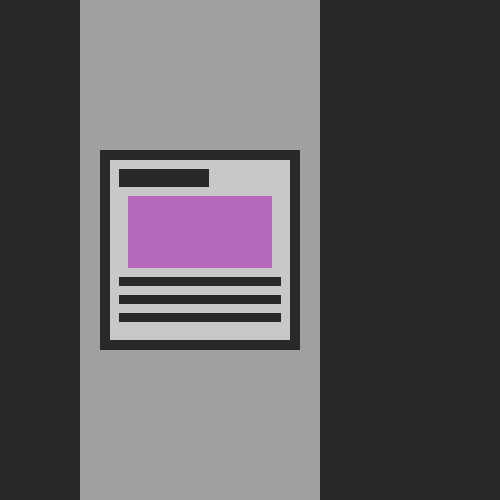
Frame 1 (no input)
Frame 60 (no input): identical to frame 1, image omitted
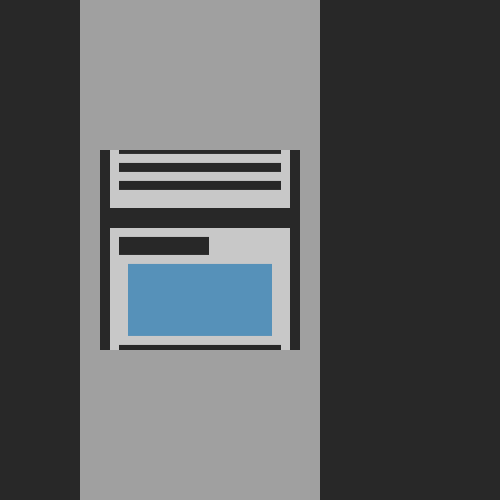
Frame 120 (the mouse pressed at the canvas centre since frame 60)

The p5.js sketch that drew these frames (run headless with seeded random() and noise() and a simulated clock; from frame 60 on, the mouse is pressed at the canvas centre):

// p5.js sketch
// ── sketch.js
var pv;
var numProducts=8;

function setup() {
  createCanvas(500,500);
  pv=new ProductViewer(100,150,200,200,numProducts);
}

function draw() {
  background(40);
  pv.show();
  pv.run();
}

function mousePressed(){
  var np=floor(random(numProducts));
  pv.selectProduct(np);
}

function ProductViewer(x,y,w,h,n){
  var products=[];
  var currentProduct=0;
  var targetOffset=0;
  var currentOffset=0;
  var maskG=createGraphics(width, height);
  maskG.fill(255);
  maskG.noStroke();
  maskG.rect(x,0,w,y);
  maskG.rect(x,y+h,w,height);
  maskG.rect(x-w*0.1,0,w*0.1,height);
  maskG.rect(x+w*1.1,0,w*0.1,height);
  var cover=maskG.get();

  for(var i=0; i<n; i++){
    products.push(new Product(w));
  }

  this.selectProduct=function(sel){
    currentProduct=sel;
    targetOffset=(sel*w);
  };

  this.run=function(){
    currentOffset+=(targetOffset-currentOffset)/20;
  };

  this.show=function(){
    imageMode(CENTER);
    products.forEach(function(p,i){
      image(p.img,x+w/2,y-currentOffset+(i+0.5)*w,w*0.9,w*0.9);
    })
    // image(cover,0,0);
    fill(160);
    noStroke();
    rect(x,0,w,y);
    rect(x,y+h,w,height);
    rect(x-w*0.1,0,w*0.1,height);
    rect(x+w*1,0,w*0.1,height);
  }

  function Product(s){
    var frame=createGraphics(s,s);
    var cr=random(75,225);
    var cg=random(75,225);
    var cb=random(75,225);

    frame.noStroke();
    frame.fill(200);
    frame.rect(0,0,s,s);
    frame.fill(cr,cg,cb);
    frame.rect(s*0.1,s*0.2,s*0.8,s*0.4);
    frame.fill(40);
    frame.rect(s*0.05,s*0.05,s*0.5,s*0.1);
    for(var i=0; i<3; i++){
      frame.rect(s*0.05,s*(0.65+i*0.1),s*0.9,s*0.05)
    }

    this.img=frame.get();
  }
}
